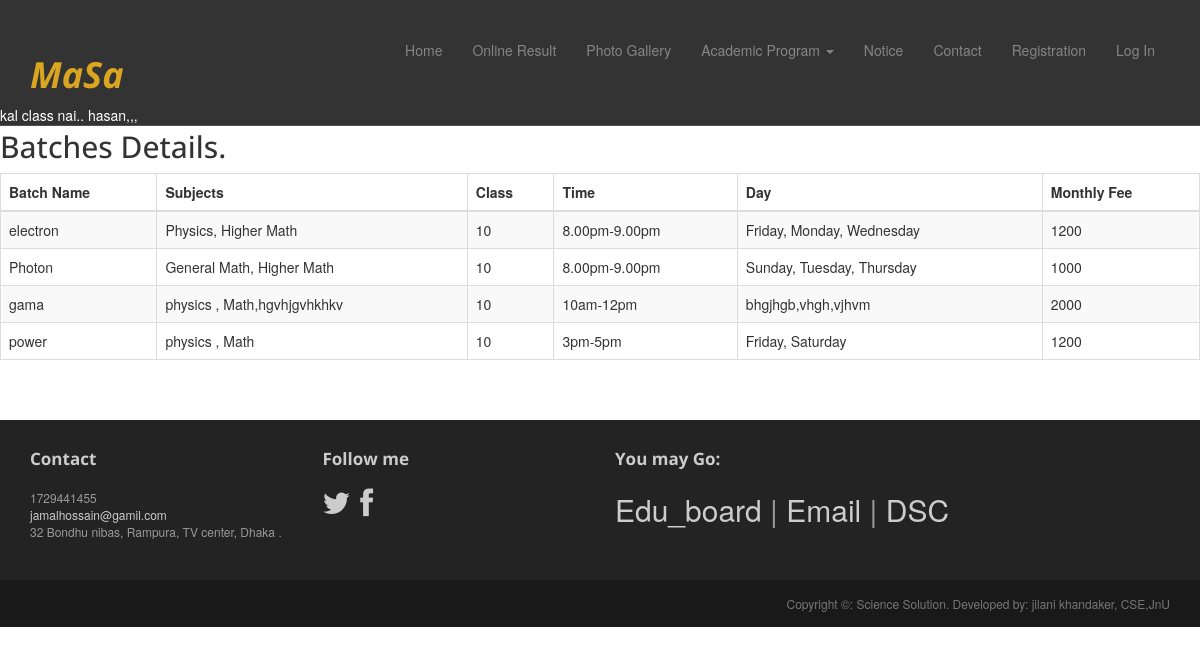
The page /class10.php on the database as committed earlier.
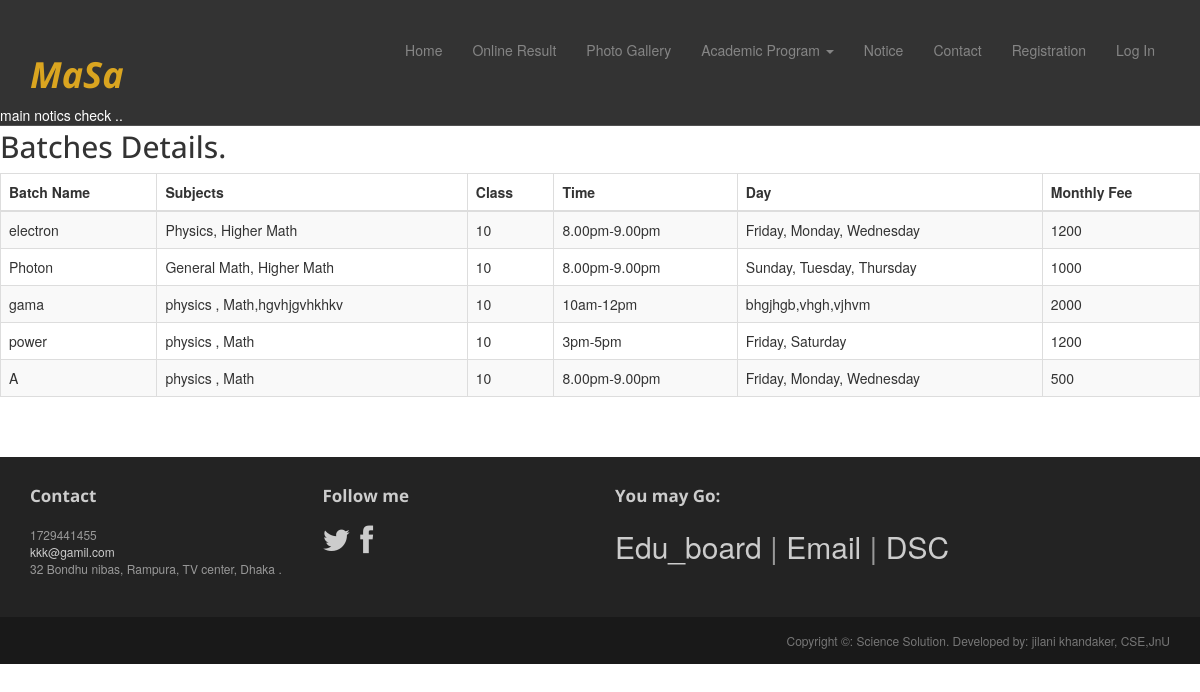
The same page on the database as committed later.
### tables this page shows
CREATE TABLE IF NOT EXISTS `tbl_notice` (
`notice_id` int(30) NOT NULL,
  `notice_des` varchar(400) NOT NULL,
  `notice_type` varchar(20) NOT NULL,
  `date` date NOT NULL,
  `deletion_status` tinyint(2) NOT NULL DEFAULT '0'
);

CREATE TABLE IF NOT EXISTS `tbl_batch` (
`batch_id` int(20) NOT NULL,
  `batch_name` text NOT NULL,
  `group` varchar(15) NOT NULL,
  `subjects` varchar(100) NOT NULL,
  `class` int(50) NOT NULL,
  `time` varchar(50) NOT NULL,
  `day` varchar(50) NOT NULL,
  `fee` int(20) NOT NULL,
  `deletion_status` tinyint(1) NOT NULL DEFAULT '0'
);

CREATE TABLE IF NOT EXISTS `tbl_contact_info` (
`contact_info_id` int(1) NOT NULL,
  `email` varchar(30) NOT NULL,
  `address` text NOT NULL,
  `phone` int(15) NOT NULL
);

### class10.php (called while the page is built, shortened)
<?php
include './index.php';

### application.php (called while the page is built, shortened)
<?php
class Application {
    public function __construct() {
        $host_name = 'localhost';
        $user_name = 'root';
        $password = '';
        $db_name = 'sciencesolution';
        $con = mysqli_connect($host_name, $user_name, $password);
        if ($con) {
            $db_select = mysqli_select_db($con, $db_name);
            if ($db_select) {
                return $con;
            } else {
                die('Database not selected' . mysqli_error($con));
            }
        } else {
            die('Database server connection fail' . mysqli_error($con));
        }
    }
     public function select_all_batch_info($class){
        $con = $this->__construct();
        $sql = "SELECT * FROM tbl_batch WHERE deletion_status = 0 AND class='$class' ";
        if (mysqli_query($con, $sql)) {
            $query_result = mysqli_query($con, $sql);
            return $query_result;
        } else {
            die('Query problem' . mysqli_error($con));
        }
    }
    public function get_contact_info(){
        $con = $this->__construct();
        $sql = "SELECT * From tbl_contact_info   ";
        if (mysqli_query($con, $sql)) {
            $query_result = mysqli_query($con, $sql);
            return $query_result;
        } else {
            die('Query problem' . mysqli_error($con));
        }
    }
    public function select_latest_notice(){
        $con = $this->__construct();
        $sql3= " SELECT MAX(notice_id) FROM tbl_notice WHERE notice_type='main' AND deletion_status='0' ";
            if (mysqli_query($con, $sql3)) {
      $qu_res = mysqli_query($con, $sql3);
            $max_notice_id = mysqli_fetch_assoc($qu_res);
           $last_notice_id=$max_notice_id['MAX(notice_id)'];
           $sql = "SELECT * From tbl_notice  where notice_id = '$last_notice_id'  ";
        if (mysqli_query($con, $sql)) {
            $query_result = mysqli_query($con, $sql);
            return $query_result;
        } else {
            die('Query problem' . mysqli_error($con));
        }
               }
               }
}

### pages/class10_page_content.php (the view, shortened to what the changed rows need)
<br/><br/><br/><br/><br/>
<?php
   $class=10;
  $query_result=$obj_app->select_all_batch_info($class);
?>
<div class="row-fluid sortable">
    <div class="box span12">
        <div class="box-header" data-original-title>
            <h2><i class="halflings-icon user"></i><span class="break"></span>Batches Details.</h2>
        </div>
        <div class="box-content">
            <table class="table table-striped table-bordered bootstrap-datatable datatable">
                <thead>
                    <tr>
                        <th> Batch Name</th>
                        <th>Subjects</th>
                        <th>Class </th>
                         <th>Time</th>
                          <th>Day</th>
                           <th>Monthly Fee</th>
                    </tr>
                </thead>
                <tbody>
                    <?php while ($qu_info=  mysqli_fetch_assoc($query_result)) { ?>
                    <tr>
                        <td><?php echo $qu_info['batch_name']; ?></td>
                        <td class="center"><?php echo $qu_info['subjects']; ?></td>
                        <td class="center"><?php echo $qu_info['class']; ?></td>
                        <td class="center"><?php echo $qu_info['time']; ?></td>
                         <td class="center"><?php echo $qu_info['day']; ?></td>
                          <td class="center"><?php echo $qu_info['fee']; ?></td>
                    </tr>
                    <?php } ?>
                </tbody>
            </table>
        </div>
    </div>
</div>

### include/menu.php (shortened to what the changed rows need)
<?php
$result = $obj_app-> select_latest_notice();
$latest_notice = mysqli_fetch_assoc($result);
?>
<div class="navbar navbar-inverse navbar-fixed-top headroom" >
    <div class="container">
        <div class="navbar-header">
            <h1 style="color: goldenrod; "> <i><b>MaSa </b></i></h1>
        </div>
    </div>
    <div  style="color: #ffffff; "> <marquee> <?php echo $latest_notice['notice_des']; ?> </marquee></div>
</div>

### include/footer.php (shortened to what the changed rows need)
<?php
$query_res = $obj_app -> get_contact_info();
$contact_info = mysqli_fetch_assoc($query_res);
?>
<footer id="footer" class="top-space">
    <div class="footer1">
        <div class="container">
            <div class="row">
                <div class="col-md-3 widget">
                    <div class="widget-body">
                        <p><?php   echo $contact_info['phone']; ?><br>
                            <a href="mailto:#"><?php   echo $contact_info['email']; ?></a><br>
                            <?php   echo $contact_info['address']; ?>
                        </p>
                    </div>
                </div>
            </div>
        </div>
    </div>
</footer>

Rows that differ between the two databases and show on the page:
no longer on this page (row unchanged): tbl_notice: notice_des "kal class nai.. hasan,,,"
added tbl_notice: notice_des "main notics check .."
added tbl_batch: batch_name "A", subjects "physics , Math", class "10", time "8.00pm-9.00pm", day "Friday, Monday, Wednesday", fee "500"
changed tbl_contact_info "32 Bondhu nibas, Rampura, TV center, Dhaka .": email "jamalhossain@gamil.com" → "kkk@gamil.com"
